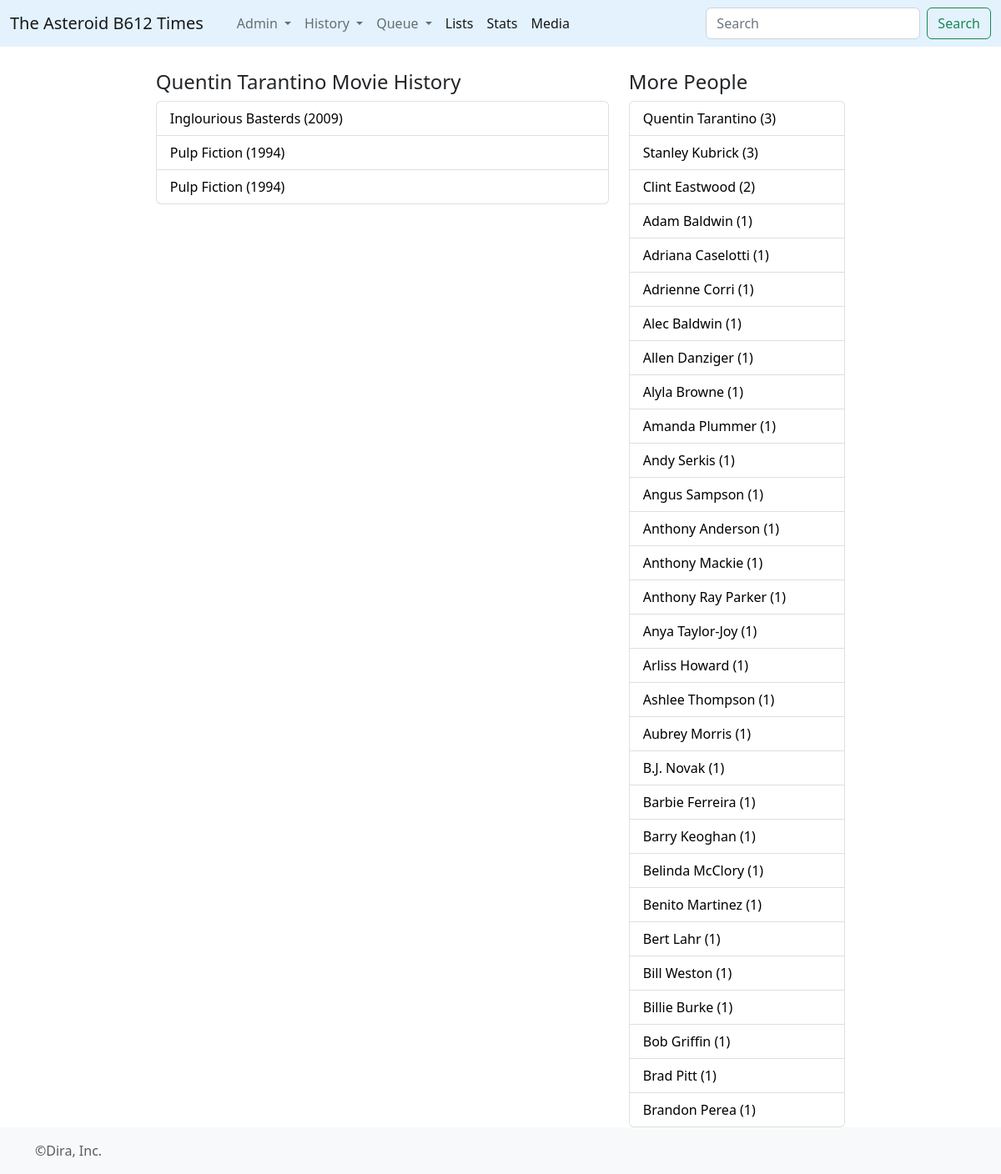
/movieperson/Quentin Tarantino, run on the app's committed database.
### times/models.py (models this page shows, shortened)
class MovieCredit(models.Model):
	film = models.ForeignKey(Movie,on_delete=models.CASCADE)
	credit = models.CharField(max_length=200)
	persona = models.CharField(max_length=200)

class Movie(models.Model):
	title = models.CharField(max_length=512)
	info = models.TextField()
	premiere = models.IntegerField()
	runtime = models.IntegerField()
	@property
	def titulo(self):
		return self.title+' ('+ str(self.premiere) +')'

### times/views.py (the view)
# urls.py: path('movieperson/<strPersona>', views.movieperson, name='movieperson'),
def movieperson(request,strPersona):
	creditos = MovieCredit.objects.filter(persona=strPersona).order_by('-film__premiere')
	personas = MovieCredit.objects.values('persona').annotate(ncredits = Count('id')).order_by('-ncredits','persona')[0:30]
	this_persona = strPersona
	return render(request,'movie-person.html',{'creditos':creditos,'personas':personas,'this_persona':this_persona})

### times/templates/movie-person.html (shortened to what this page needs)
{% extends 'base_listing.html' %}
{% block contenido %}
<article>
		<h4>{{this_persona}} Movie History</h4>
	  <ul class="list-group" reversed>
        {% for a in creditos %}
          <li class="list-group-item">
         <a href="{% url 'movie' a.film.id %}" style="color:black; text-decoration: none;">{{a.film.titulo}}</a>
          </li>
        {% endfor %}
      </ul>
</article>
<br>
{% endblock%}
{% block rightbar %}
<br>
<h4>More People</h4>
      <ul class="list-group">
        {% for d in personas %}
          <li class="list-group-item d-flex justify-content-between align-items-center">
          <a href="{% url 'movieperson' d.persona %}" style="color:black; text-decoration: none;"> {{d.persona}} ({{d.ncredits}})</a>
          </li>
        {% endfor %}
      </ul>
{% endblock %}

### data on the page
MovieCredit: film.titulo "Inglourious Basterds (2009)"
MovieCredit: film.titulo "Pulp Fiction (1994)"
MovieCredit: film.titulo "Pulp Fiction (1994)"

### other printed values
{{ this_persona }} "Quentin Tarantino"
{{ d.persona }} "Quentin Tarantino" "Stanley Kubrick" "Clint Eastwood" "Adam Baldwin" "Adriana Caselotti" "Adrienne Corri" "Alec Baldwin" "Allen Danziger" "Alyla Browne" "Amanda Plummer" "Andy Serkis" "Angus Sampson" "Anthony Anderson" "Anthony Mackie" "Anthony Ray Parker" "Anya Taylor-Joy" "Arliss Howard" "Ashlee Thompson" "Aubrey Morris" "B.J. Novak" "Barbie Ferreira" "Barry Keoghan" "Belinda McClory" "Benito Martinez" "Bert Lahr" "Bill Weston" "Billie Burke" "Bob Griffin" "Brad Pitt" "Brandon Perea"
{{ d.ncredits }} "3" "3" "2" "1" "1" "1" "1" "1" "1" "1" "1" "1" "1" "1" "1" "1" "1" "1" "1" "1" "1" "1" "1" "1" "1" "1" "1" "1" "1" "1"
